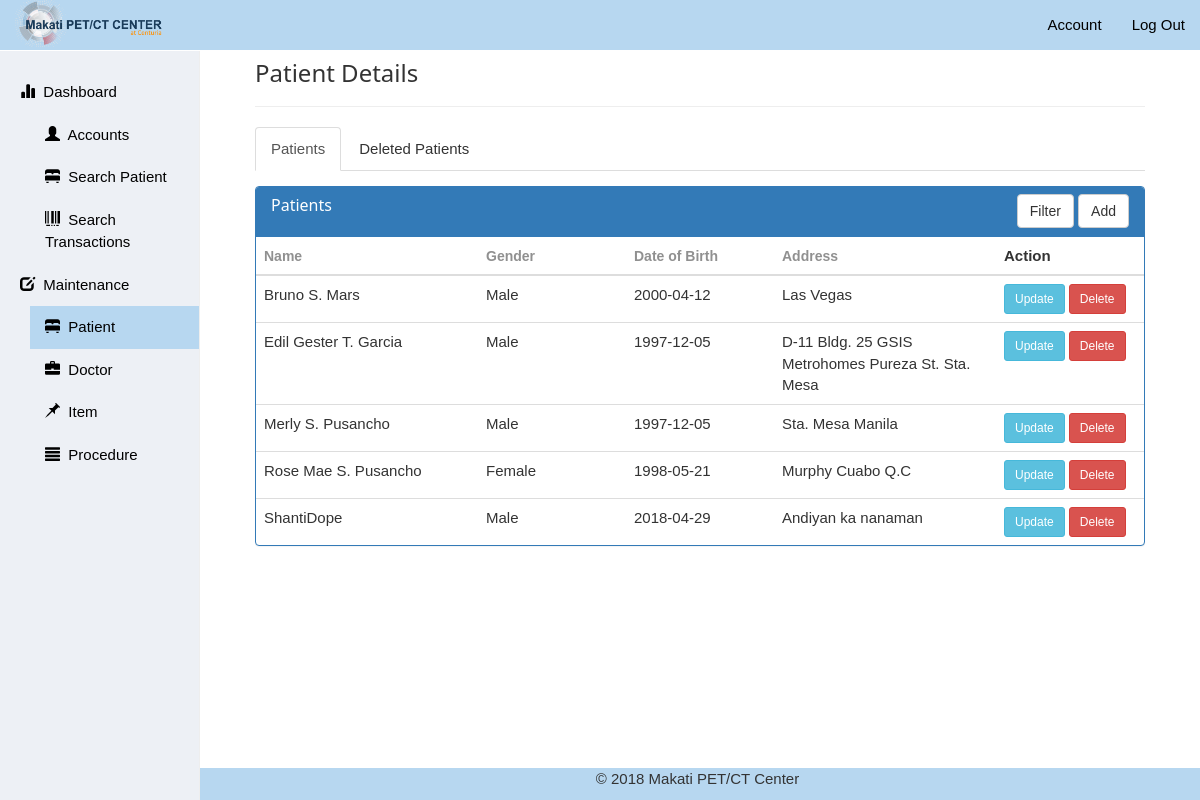
The app's page /views/admin/patientsettings.php (signed in), older data.
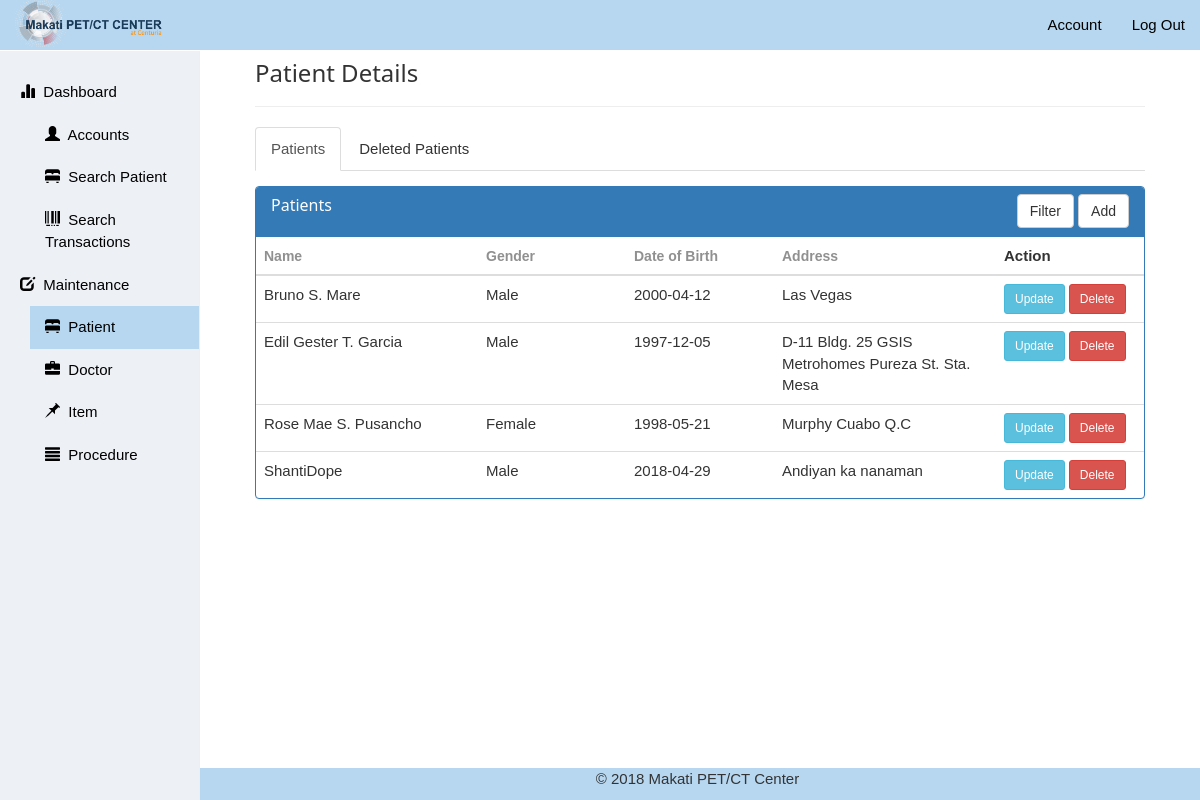
The same page, newer data.
### tables this page shows
CREATE TABLE `tbl_patient` (
  `patient_id` varchar(11) NOT NULL,
  `patient_name` varchar(45) NOT NULL,
  `patient_gender` varchar(6) NOT NULL,
  `patient_date_of_birth` date NOT NULL,
  `patient_address` varchar(50) NOT NULL,
  `patient_status` tinyint(1) NOT NULL DEFAULT '1' COMMENT '1=Active, 2=Deleted'
);

### views/admin/patientsettings.php (the view, shortened to what the changed rows need)
<!DOCTYPE html>
<html>
  <head>
    <link rel="stylesheet" type="text/css" href="./../../css/bootstrap.min.css">
    <link rel="stylesheet" href="./../../css/w3.css">
    <link rel="stylesheet" type="text/css" href="./../../css/setting.css">
  </head>
  <body>
    <main>
      <div class="container-fluid">
        <div class="row">
          <div class="col-sm-9 col-sm-offset-3 col-md-10 col-md-offset-2 main"  style="overflow-y:auto; height:100vh;">
            <div class="col-sm-12 col-md-12">
              <div class="tab-content">
                <div class="panel panel-primary filterable tab-pane active" id="mn-patient-panel">
                  <table class="table table-hover">
                    <thead>
                      <tr class="filters">
                        <th class="col-md-3"><input type="text" class="form-control" placeholder="Name" disabled></th>
                        <th class="col-md-2"><input type="text" class="form-control" placeholder="Gender" disabled></th>
                        <th class="col-md-2"><input type="text" class="form-control" placeholder="Date of Birth" disabled></th>
                        <th class="col-md-3"><input type="text" class="form-control" placeholder="Address" disabled></th>
                        <th class="col-md-2">Action</th>
                      </tr>
                    </thead>
                    <tbody>
                      <?php
                        require('./../../controller/db_connect.php');
                        $preparedStmt = "SELECT * FROM `tbl_patient` WHERE `patient_status`='1' ORDER BY `patient_name`";
                        $stmt = $connection->prepare($preparedStmt);
                        $stmt->execute();
                        while ($row = $stmt->fetch(PDO::FETCH_ASSOC))
                        {
                      ?>
                        <tr class="clickable-row">
                          <td class="col-md-3"><?php echo $row['patient_name']; ?></td>
                          <td class="col-md-2"><?php echo $row['patient_gender']; ?></td>
                          <td class="col-md-2"><?php echo $row['patient_date_of_birth']; ?></td>
                          <td class="col-md-3"><?php echo $row['patient_address']; ?></td>
                          <td class="col-md-2"><input type="submit" class="btn btn-info btn-sm patient_update" value="Update" id="<?php echo $row['patient_id']; ?>" name="patient_update" />
                          <input type="submit" class="btn btn-danger btn-sm patient_delete" value="Delete" id="<?php echo $row['patient_id']; ?>" name="patient_delete" /></td>
                        </tr>
                        <?php
                        }
                        ?>
                    </tbody>
                  </table>
                </div>
              </div>
            </div>
          </div>
        </div>
      </div>
    </main>
  </body>
</html>

Row changes from the older to the newer data that the page shows:
removed tbl_patient: patient_name "Merly S. Pusancho", patient_gender "Male", patient_date_of_birth "1997-12-05", patient_address "Sta. Mesa Manila"
changed tbl_patient "Las Vegas": patient_name "Bruno S. Mars" → "Bruno S. Mare"
